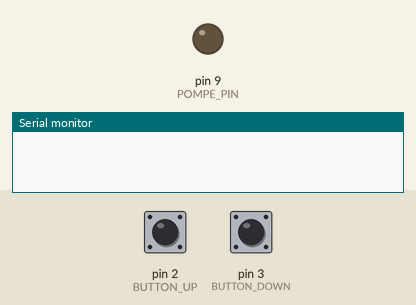
Simulated run of this sketch. Board: Arduino Uno, built with avr-gcc and run on an emulated ATmega328P. On the bench: output pins drawn as LEDs (lit = HIGH), the last lines printed to the serial monitor. The inputs (shaded band) are chosen by the test bench; at power-on: pin 2 (BUTTON_UP) HIGH, pin 3 (BUTTON_DOWN) HIGH.

Above: at 1.2 s.
1.3 s: pin 2 (BUTTON_UP) pulled LOW for 0.15 s
At 2.1 s:
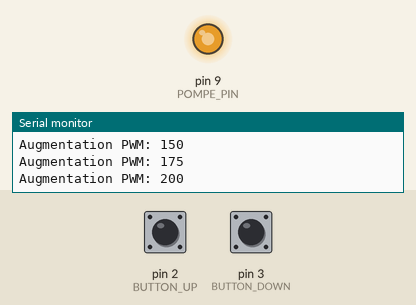
2.9 s: pin 3 (BUTTON_DOWN) pulled LOW for 0.15 s
At 3.9 s:
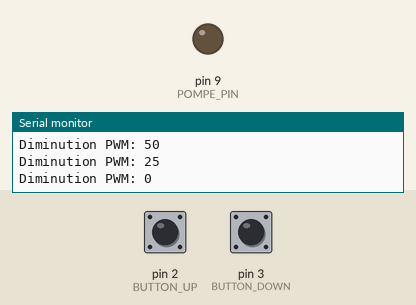
4.5 s: pin 2 (BUTTON_UP) pulled LOW for 1 s
At 6.0 s:
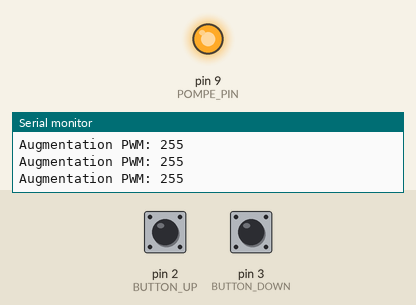
7.0 s: pin 3 (BUTTON_DOWN) pulled LOW for 1 s
At 8.2 s:
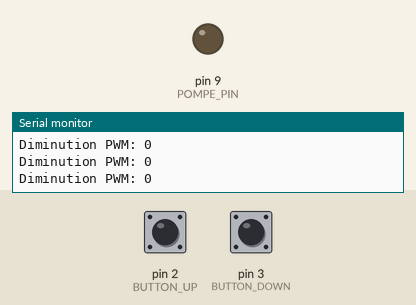
9.5 s: pin 2 (BUTTON_UP) pulled LOW for 3.2 s
At 11.0 s:
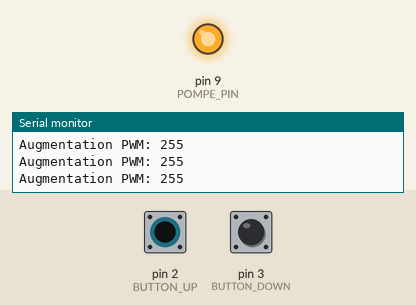
14.2 s: pin 3 (BUTTON_DOWN) pulled LOW for 3.2 s
At 14.9 s:
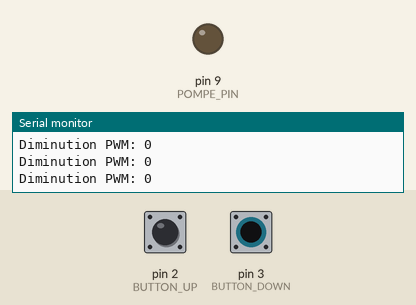
Timing chart, 0 to 17.2 s (numbered marks = the images above; inputs shaded):
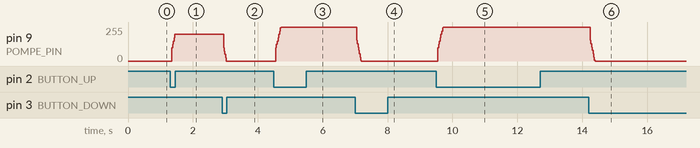

The sketch:

pompeON_OFF.ino
```cpp
#define POMPE_PIN 9  // Broche PWM connectée à la gate du MOSFET
#define BUTTON_UP 2   // Bouton pour augmenter le PWM
#define BUTTON_DOWN 3 // Bouton pour diminuer le PWM

const int pwmMax = 255;
const int pwmMin = 0;
const int pwmStep = 25; // Incrément/décrément de PWM
const unsigned long debounceDelay = 50; // Délai anti-rebond

int pwmValue = 0; // Valeur actuelle du signal PWM
int lastButtonUpState = HIGH;
int lastButtonDownState = HIGH;

unsigned long lastDebounceTimeUp = 0;
unsigned long lastDebounceTimeDown = 0;

void setup() {
  pinMode(POMPE_PIN, OUTPUT);
  pinMode(BUTTON_UP, INPUT_PULLUP);
  pinMode(BUTTON_DOWN, INPUT_PULLUP);
  Serial.begin(9600);
}

void loop() {
  int buttonUpState = digitalRead(BUTTON_UP);
  int buttonDownState = digitalRead(BUTTON_DOWN);

  // Gestion du debounce pour le bouton d'augmentation
  if (buttonUpState != lastButtonUpState) {
    lastDebounceTimeUp = millis();
  }

  if ((millis() - lastDebounceTimeUp) > debounceDelay) {
    if (buttonUpState == LOW) {
      pwmValue += pwmStep;
      if (pwmValue > pwmMax) pwmValue = pwmMax;
      analogWrite(POMPE_PIN, pwmValue);
      Serial.print("Augmentation PWM: ");
      Serial.println(pwmValue);
    }
  }

  // Gestion du debounce pour le bouton de diminution
  if (buttonDownState != lastButtonDownState) {
    lastDebounceTimeDown = millis();
  }

  if ((millis() - lastDebounceTimeDown) > debounceDelay) {
    if (buttonDownState == LOW) {
      pwmValue -= pwmStep;
      if (pwmValue < pwmMin) pwmValue = pwmMin;
      analogWrite(POMPE_PIN, pwmValue);
      Serial.print("Diminution PWM: ");
      Serial.println(pwmValue);
    }
  }

  lastButtonUpState = buttonUpState;
  lastButtonDownState = buttonDownState;
}
```

Measured:
- after the input at 1.3 s, pin 9 (POMPE_PIN): 0/255 → 200/255 after 0.05 s
- after the input at 2.9 s, pin 9 (POMPE_PIN): 200/255 → 0/255 after 0.05 s
- after the input at 4.5 s, pin 9 (POMPE_PIN): 0/255 → 255/255 after 0.05 s
- after the input at 7.0 s, pin 9 (POMPE_PIN): 255/255 → 0/255 after 0.05 s
- after the input at 9.5 s, pin 9 (POMPE_PIN): 0/255 → 255/255 after 0.05 s
- after the input at 14.2 s, pin 9 (POMPE_PIN): 255/255 → 0/255 after 0.05 s
